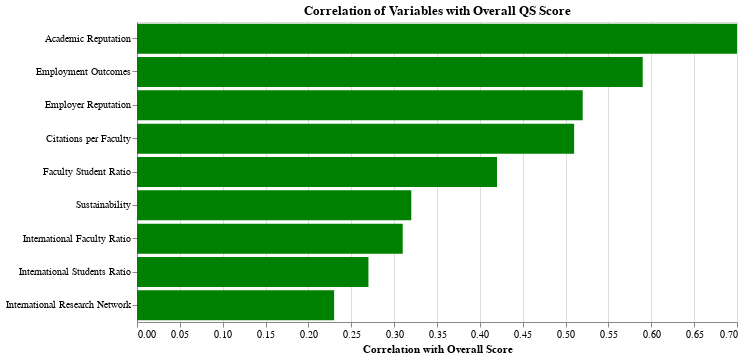

The notebook cell saved with this chart:
### Markdown cell above
Since our goal is to understand which of the multiple factors are important towards the overall score/rankings of the universities, rather than making individual plots, it makes sense to use a heat map. Here we are able to see each variables correlations to the overall score metric and exactly how strong the correlation is. Looking at the overall score column, we can see that the main variables that have a stronger correlation include academic reputation (0.7), employer reputation (0.52), citations per faculty (0.51), and employment outcomes (0.59). With this information, we can set aside these factors as contributing significantly to the universities ranks.

### Code cell
cor_data = {
    'Variable': ['Academic Reputation', 'Employer Reputation', 'Faculty Student Ratio', 'Citations per Faculty', 'International Faculty Ratio', 'International Students Ratio', 'International Research Network', 'Employment Outcomes', 'Sustainability'],
    'Correlation': [0.7, 0.52, 0.42, 0.51, 0.31, 0.27, 0.23, 0.59, 0.32]
}
df_correlation = pd.DataFrame(cor_data)

df_corr_sorted = df_correlation.sort_values('Correlation', ascending=False)
bar_chart = alt.Chart(df_corr_sorted).mark_bar().encode(
    x=alt.X('Correlation:Q', title='Correlation with Overall Score'),
    y=alt.Y('Variable:N', sort='-x', title=None),  
    color=alt.value('green'),    
    tooltip=['Variable', 'Correlation']
).properties(
    title='Correlation of Variables with Overall QS Score',
    width=600,
    height=300
)

bar_chart

### Figure 1 — Vega-Lite specification as saved in the notebook (floating-point values rounded to 4 significant figures)
{"config": {"view": {"continuousWidth": 300, "continuousHeight": 300}}, "data": {"name": "data-e427db3fb5c83a58ed991ef9482b36ed"}, "mark": {"type": "bar"}, "encoding": {"color": {"value": "green"}, "tooltip": [{"field": "Variable", "type": "nominal"}, {"field": "Correlation", "type": "quantitative"}], "x": {"field": "Correlation", "title": "Correlation with Overall Score", "type": "quantitative"}, "y": {"field": "Variable", "sort": "-x", "title": null, "type": "nominal"}}, "height": 300, "title": "Correlation of Variables with Overall QS Score", "width": 600, "$schema": "https://vega.github.io/schema/vega-lite/v5.16.3.json", "datasets": {"data-e427db3fb5c83a58ed991ef9482b36ed": [{"Variable": "Academic Reputation", "Correlation": 0.7}, {"Variable": "Employment Outcomes", "Correlation": 0.59}, {"Variable": "Employer Reputation", "Correlation": 0.52}, {"Variable": "Citations per Faculty", "Correlation": 0.51}, {"Variable": "Faculty Student Ratio", "Correlation": 0.42}, {"Variable": "Sustainability", "Correlation": 0.32}, {"Variable": "International Faculty Ratio", "Correlation": 0.31}, {"Variable": "International Students Ratio", "Correlation": 0.27}, {"Variable": "International Research Network", "Correlation": 0.23}]}}
